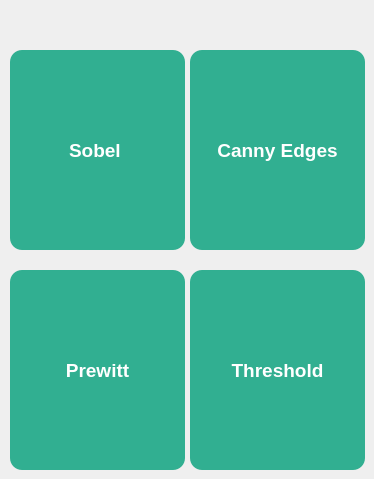
     <widget class="QWidget" name="tab_9">
      <attribute name="title">
       <string>Kenar Algılama</string>
      </attribute>
      <widget class="QPushButton" name="t1_pb_sobel">
       <property name="geometry">
        <rect>
         <x>10</x>
         <y>50</y>
         <width>175</width>
         <height>200</height>
        </rect>
       </property>
       <property name="font">
        <font>
         <pointsize>14</pointsize>
         <weight>75</weight>
         <bold>true</bold>
        </font>
       </property>
       <property name="styleSheet">
        <string notr="true">#t1_pb_sobel{
background-color: #31AF91;
color: #fff;
border-radius: 12px;
}
#t1_pb_sobel:hover{
background-color: #44F2C9;
color: #fff;
border-radius: 12px;
}</string>
       </property>
       <property name="text">
        <string>Sobel </string>
       </property>
      </widget>
      <widget class="QPushButton" name="t1_pb_canny">
       <property name="geometry">
        <rect>
         <x>190</x>
         <y>50</y>
         <width>175</width>
         <height>200</height>
        </rect>
       </property>
       <property name="font">
        <font>
         <pointsize>14</pointsize>
         <weight>75</weight>
         <bold>true</bold>
        </font>
       </property>
       <property name="styleSheet">
        <string notr="true">#t1_pb_canny{
background-color: #31AF91;
color: #fff;
border-radius: 12px;
}
#t1_pb_canny:hover{
background-color: #44F2C9;
color: #fff;
border-radius: 12px;
}</string>
       </property>
       <property name="text">
        <string>Canny Edges</string>
       </property>
      </widget>
      <widget class="QPushButton" name="t1_pb_prewitt">
       <property name="geometry">
        <rect>
         <x>10</x>
         <y>270</y>
         <width>175</width>
         <height>200</height>
        </rect>
       </property>
       <property name="font">
        <font>
         <pointsize>14</pointsize>
         <weight>75</weight>
         <bold>true</bold>
        </font>
       </property>
       <property name="styleSheet">
        <string notr="true">#t1_pb_prewitt{
background-color: #31AF91;
color: #fff;
border-radius: 12px;
}
#t1_pb_prewitt:hover{
background-color: #44F2C9;
color: #fff;
border-radius: 12px;
}</string>
       </property>
       <property name="text">
        <string>Prewitt</string>
       </property>
      </widget>
      <widget class="QPushButton" name="t1_pb_threshold">
       <property name="geometry">
        <rect>
         <x>190</x>
         <y>270</y>
         <width>175</width>
         <height>200</height>
        </rect>
       </property>
       <property name="font">
        <font>
         <pointsize>14</pointsize>
         <weight>75</weight>
         <bold>true</bold>
        </font>
       </property>
       <property name="styleSheet">
        <string notr="true">#t1_pb_threshold{
background-color: #31AF91;
color: #fff;
border-radius: 12px;
}
#t1_pb_threshold:hover{
background-color: #44F2C9;
color: #fff;
border-radius: 12px;
}</string>
       </property>
       <property name="text">
        <string>Threshold</string>
       </property>
      </widget>
     </widget>
